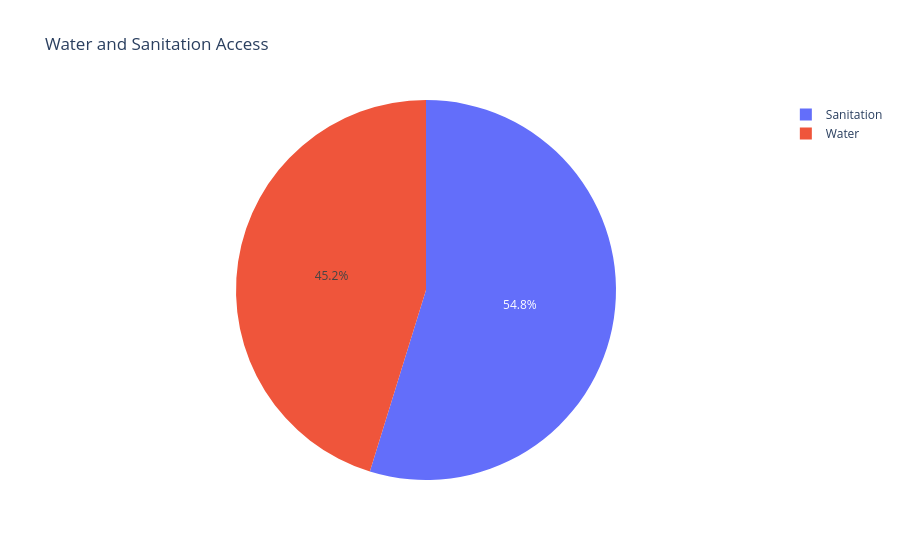

Write notebook code for a chart like this one.
### Code cell
# Part 4: Data Visualization
# Create clear and well-labeled visualizations using Plotly. 
# At minimum, include:
#     Map visualization using latitude and longitude

fig6 = px.scatter_mapbox(
    df,
    lat="Latitude",
    lon="Longitude",
    hover_name="Facility_Name",
    zoom=5,
    height=700
)

fig6.update_layout(
    mapbox_style="open-street-map"
)

fig.show()

### Figure 1 — Plotly figure (JSON) as saved in the notebook; plotly's stock layout.template omitted (floating-point values rounded to 4 significant figures)
{"data": [{"domain": {"x": [0, 1], "y": [0, 1]}, "hovertemplate": "Category=%{label}<br>Percentage=%{value}<extra></extra>", "labels": ["Water", "Sanitation"], "legendgroup": "", "name": "", "showlegend": true, "type": "pie", "values": [37.94, 45.95]}], "layout": {"legend": {"tracegroupgap": 0}, "title": {"text": "Water and Sanitation Access"}}}
